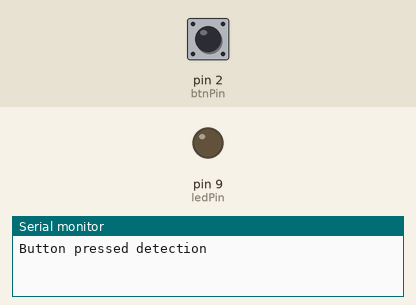
Recording of a sketch running on a simulated Arduino Uno, built with avr-gcc and run on an emulated ATmega328P. Parts: output pins drawn as LEDs (lit = HIGH), the last lines printed to the serial monitor. The inputs (shaded band) are chosen by the test bench; at power-on: pin 2 (btnPin) LOW.

Above: at 1.2 s.
1.3 s: pin 2 (btnPin) pulled HIGH for 0.15 s
At 2.3 s:
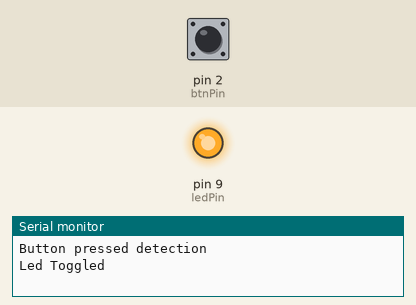
3.0 s: pin 2 (btnPin) pulled HIGH for 1 s
At 4.8 s:
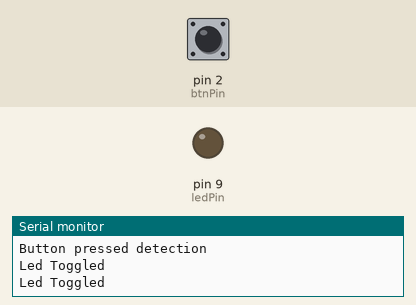
5.5 s: pin 2 (btnPin) pulled HIGH for 3.2 s
At 9.6 s:
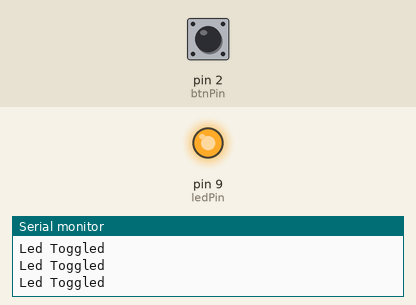
Timing chart, 0 to 11.1 s (numbered marks = the images above; inputs shaded):
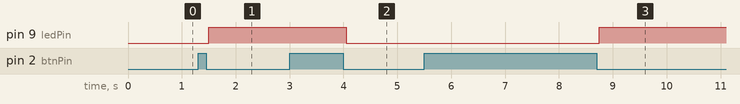

Measured:
- after the input at 1.3 s, pin 9 (ledPin): LOW → HIGH after 0.20 s
- after the input at 3.0 s, pin 9 (ledPin): HIGH → LOW after 1.1 s
- after the input at 5.5 s, pin 9 (ledPin): LOW → HIGH after 3.3 s

The sketch:

DebouncePolling.ino
```cpp
int btnPin = 2;
int ledPin = 9;
int debounceTime = 50;
boolean ledState = LOW;
boolean lastBtnState = LOW;
boolean btnState = LOW;
int stateChageCount = 0;

void setup() {
  // put your setup code here, to run once:
  pinMode(btnPin, INPUT);
  pinMode(ledPin, OUTPUT);
  Serial.begin(115200);
  Serial.println("Button pressed detection");
}

void loop() {
  debounce();
}

void debounce() {
  if (lastBtnState != digitalRead(btnPin)) {
    lastBtnState = digitalRead(btnPin);
    //start debouncing
    delay(debounceTime);

    if (lastBtnState == digitalRead(btnPin))
      stateChageCount++;
  }
  if (stateChageCount == 2) {
    toggleLED();
    Serial.println("Led Toggled");
    stateChageCount = 0;
  }
}

void toggleLED() {
  digitalWrite(ledPin, ledState ^= 1);
}
```
